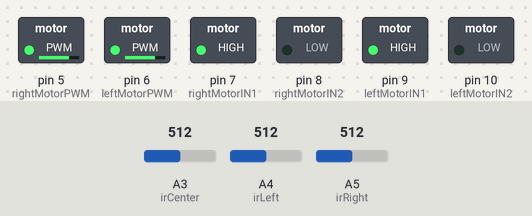
A sketch run on a simulated Arduino Uno, built with avr-gcc and run on an emulated ATmega328P. Parts: switched loads named in the sketch (green lamp = pin HIGH). The test bench sets the inputs (shaded band); at power-on: A4 (irLeft) = 512, A5 (irRight) = 512, A3 (irCenter) = 512.

Above: at 1.2 s.
1.3 s: A4 (irLeft) set to 491
At 2.5 s:
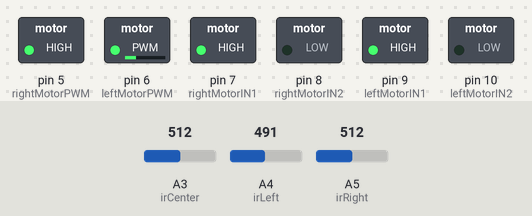
2.8 s: A5 (irRight) set to 483
At 3.7 s:
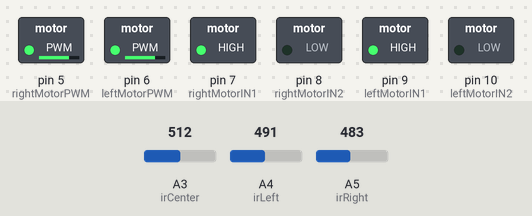
4.3 s: A4 (irLeft) set to 510
At 4.8 s:
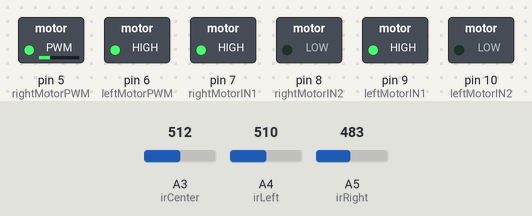
5.8 s: A3 (irCenter) set to 485
At 7.0 s:
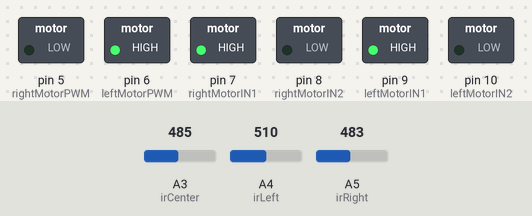
7.3 s: A3 (irCenter) set to 510
At 8.2 s:
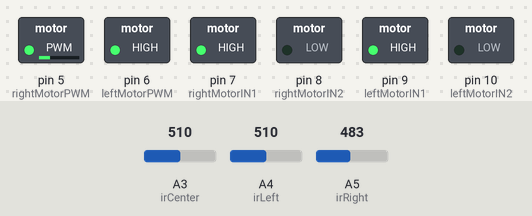
8.8 s: A3 (irCenter) set to 490
At 9.2 s:
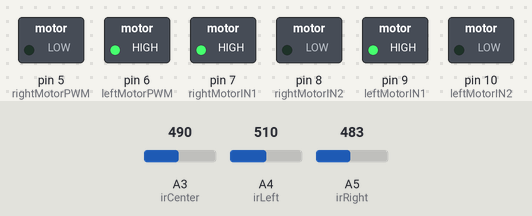
Timing chart, 0 to 11.3 s (numbered marks = the images above; inputs shaded):
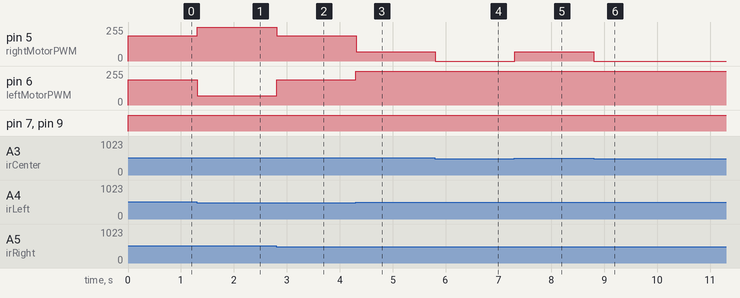

Measured:
- the behaviour switches between 501 and 500 on A4 (irLeft) (found by bisection; images 0 and 1)
- the behaviour switches between 501 and 500 on A5 (irRight) (found by bisection; images 1 and 2)
- the behaviour switches between 501 and 500 on A3 (irCenter) (found by bisection; images 3 and 4)
- after the input at 1.3 s, pin 5 (rightMotorPWM): 190/255 → 255/255 at once; pin 6 (leftMotorPWM): 190/255 → 70/255 at once
- after the input at 2.8 s, pin 5 (rightMotorPWM): 255/255 → 190/255 at once; pin 6 (leftMotorPWM): 70/255 → 190/255 at once
- after the input at 4.3 s, pin 5 (rightMotorPWM): 190/255 → 70/255 at once; pin 6 (leftMotorPWM): 190/255 → 255/255 at once
- after the input at 5.8 s, pin 5 (rightMotorPWM): 70/255 → 0/255 at once
- after the input at 7.3 s, pin 5 (rightMotorPWM): 0/255 → 70/255 at once
- after the input at 8.8 s, pin 5 (rightMotorPWM): 70/255 → 0/255 at once

The sketch:

code.ino
```cpp
// IR sensor pins
const int irLeft = A4;
const int irCenter = A3;
const int irRight = A5;

// Motor control pins
const int leftMotorPWM = 6;
const int leftMotorIN1 = 9;
const int leftMotorIN2 = 10;
const int rightMotorPWM = 5;
const int rightMotorIN1 = 7;
const int rightMotorIN2 = 8;

// PID constants
float kp = 120;
float ki = 0.0;
float kd = 70;

// PID variables
float currentError = 0;
float lastError = 0;
float errorSum = 0;
float errorChange = 0;
float pidOutput = 0;

// Motor base speed
int defaultSpeed = 190;  // Range: 0 to 255

// Sensor threshold
int blackWhiteThreshold = 500;

void setup() {
  pinMode(irLeft, INPUT);
  pinMode(irCenter, INPUT);
  pinMode(irRight, INPUT);

  pinMode(leftMotorPWM, OUTPUT);
  pinMode(leftMotorIN1, OUTPUT);
  pinMode(leftMotorIN2, OUTPUT);
  pinMode(rightMotorPWM, OUTPUT);
  pinMode(rightMotorIN1, OUTPUT);
  pinMode(rightMotorIN2, OUTPUT);

  Serial.begin(9600);
}

void loop() {
  int leftSensor = analogRead(irLeft);
  int centerSensor = analogRead(irCenter);
  int rightSensor = analogRead(irRight);

  // Determine black or white
  int leftDetect = (leftSensor > blackWhiteThreshold) ? 1 : 0;
  int centerDetect = (centerSensor > blackWhiteThreshold) ? 1 : 0;
  int rightDetect = (rightSensor > blackWhiteThreshold) ? 1 : 0;

  // Calculate error based on sensor state
  if (leftDetect == 1 && centerDetect == 0 && rightDetect == 0) currentError = -2;
  else if (leftDetect == 1 && centerDetect == 1 && rightDetect == 0) currentError = -1;
  else if (leftDetect == 0 && centerDetect == 1 && rightDetect == 0) currentError = 0;
  else if (leftDetect == 0 && centerDetect == 1 && rightDetect == 1) currentError = 1;
  else if (leftDetect == 0 && centerDetect == 0 && rightDetect == 1) currentError = 2;
  else if (leftDetect == 1 && centerDetect == 1 && rightDetect == 1) currentError = 0;
  else currentError = lastError; // Fallback if line is lost

  // PID calculations
  errorSum += currentError;
  errorChange = currentError - lastError;
  pidOutput = kp * currentError + ki * errorSum + kd * errorChange;
  lastError = currentError;

  // Speed adjustment
  int leftSpeed = defaultSpeed - pidOutput ;
  int rightSpeed = defaultSpeed + pidOutput ;

  // Limit speed range
  leftSpeed = constrain(leftSpeed, 0, 255);
  rightSpeed = constrain(rightSpeed, 0, 255);

  moveMotors(leftSpeed, rightSpeed);
  delay(5);
}

void moveMotors(int leftSpeed, int rightSpeed) {
  // Move both motors forward
  digitalWrite(leftMotorIN1, HIGH);
  digitalWrite(leftMotorIN2, LOW);
  digitalWrite(rightMotorIN1, HIGH);
  digitalWrite(rightMotorIN2, LOW);

  analogWrite(leftMotorPWM, leftSpeed);
  analogWrite(rightMotorPWM, rightSpeed);
}
```
